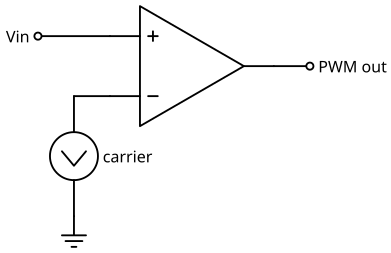

Write the Python code that produced this figure.
# SPDX-License-Identifier: MIT
"""PWM modulator: a comparator between the input (+) and a triangle carrier (-)."""
import sys
import pathlib

sys.path.insert(0, str(pathlib.Path(__file__).resolve().parents[2] / "tools"))
from drawing import setup_drawing  # noqa: E402
import schemdraw.elements as elm  # noqa: E402

with setup_drawing(show=False) as d:
    d.add(elm.Dot(open=True).label("Vin", loc="left"))
    d.add(elm.Line().right(1.5))
    op = d.add(elm.Opamp(leads=True).anchor("in2").right().flip())
    d.add(elm.Line().at(op.out).right(0.75))
    d.add(elm.Dot(open=True).label("PWM out", loc="right"))
    d.add(elm.Line().at(op.in1).left(0.75))
    d.add(elm.SourceTriangle().down().label("carrier", loc="bottom"))
    d.add(elm.Ground())
    d.save(str(pathlib.Path(__file__).with_name("circuit.svg")))
print("wrote circuit.svg")
